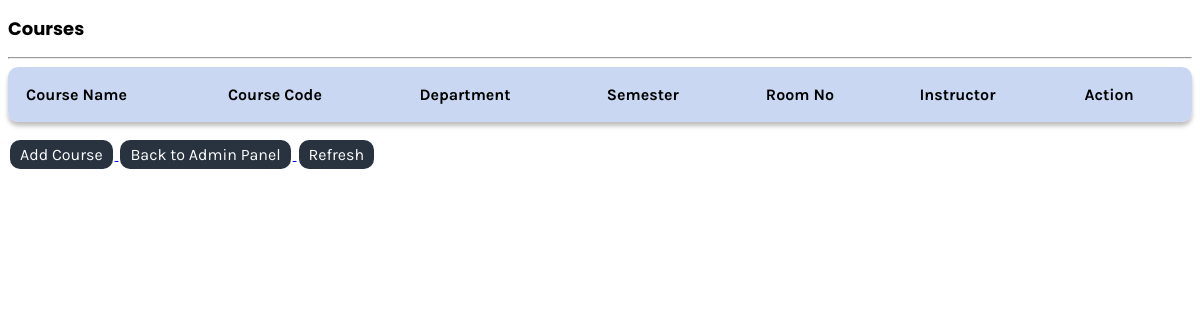
The page /CRUD-Courses.php (signed in) on the database as committed earlier.
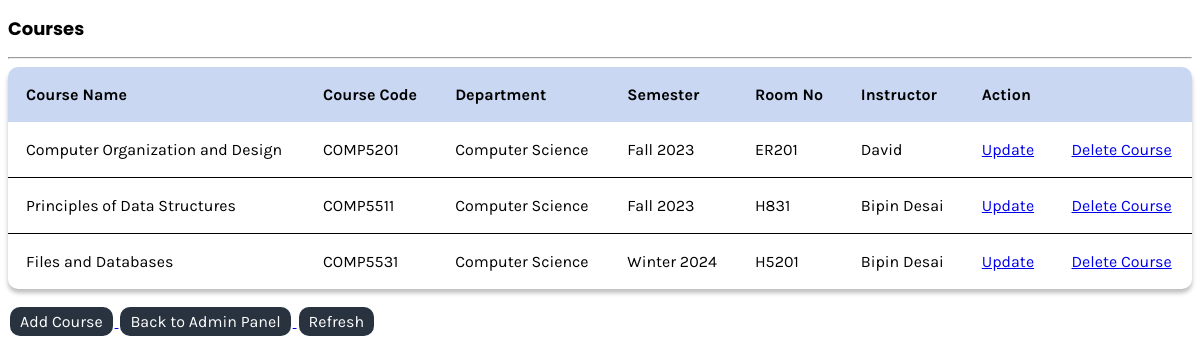
The same page on the database as committed later.
### tables this page shows
CREATE TABLE IF NOT EXISTS `courses` (
  `course_id` INT NOT NULL AUTO_INCREMENT,
  `course_name` VARCHAR(150) NOT NULL,
  `course_code` VARCHAR(150) NOT NULL,
  `dept_name` VARCHAR(150) NOT NULL,
  `semester` VARCHAR(150) NOT NULL,
  `room_no` VARCHAR(150) NOT NULL,
  `instructor_name` VARCHAR(150) NOT NULL,
  PRIMARY KEY (`course_id`)
) AUTO_INCREMENT=4;

### session.php (called while the page is built, shortened)
<?php
function isAdmin()
{
    if ($_SESSION['roleID'] == 1) {
        return true;
    }
    return false;
}
?>

### CRUD-Courses.php (the view, shortened to what this page needs)
<?php
require("session.php");
$query = "SELECT * FROM courses ORDER BY course_id ASC";
$results = mysqli_query($conn, $query);
?>
<!DOCTYPE html>
<html lang="en">
<head>
    <link rel="stylesheet" href="style.css">
</head>
<div class="content-body">
    <h2>Courses</h2>
    <hr>
    <table>
        <thead>
            <tr>
                <th>Course Name</th>
                <th>Course Code</th>
                <th>Department</th>
                <th>Semester</th>
                <th>Room No</th>
                <th>Instructor</th>
                <?php if (isAdmin()): ?>
                    <th colspan="2">Action</th>
                <?php endif; ?>
            </tr>
        </thead>
        <tbody>
            <?php foreach ($results as $row): ?>
                <tr>
                    <td><?= $row['course_name'] ?></td>
                    <td><?= $row['course_code'] ?></td>
                    <td><?= $row['dept_name'] ?></td>
                    <td><?= $row['semester'] ?></td>
                    <td><?= $row['room_no'] ?></td>
                    <td><?= $row['instructor_name'] ?></td>
                    <?php if (isAdmin()): ?>
                        <td><a href="?page=course&update_view=true&update_id=<?= $row['course_id'] ?>">Update</a></td>
                        <td><a href="?page=course&delete_id=<?= $row['course_id'] ?>" onclick="return confirm('Are you sure you want to delete?')">Delete Course</a></td>
                    <?php endif; ?>
                </tr>
            <?php endforeach; ?>
        </tbody>
    </table>
    <?php if (isAdmin()): ?>
        <a href="?page=course&add_view=true">
            <button>Add Course</button>
        </a>
    <?php endif; ?>
    <a href="admin.php">
        <button>Back to Admin Panel</button>
    </a>
    <a href="courses.php">
        <button>Refresh</button>
    </a>
</div>
</html>

Rows that differ between the two databases and show on the page:
added courses: course_name "Computer Organization and Design", course_code "COMP5201", dept_name "Computer Science", semester "Fall 2023", room_no "ER201", instructor_name "David"
added courses: course_name "Principles of Data Structures", course_code "COMP5511", dept_name "Computer Science", semester "Fall 2023", room_no "H831", instructor_name "Bipin Desai"
added courses: course_name "Files and Databases", course_code "COMP5531", dept_name "Computer Science", semester "Winter 2024", room_no "H5201", instructor_name "Bipin Desai"
